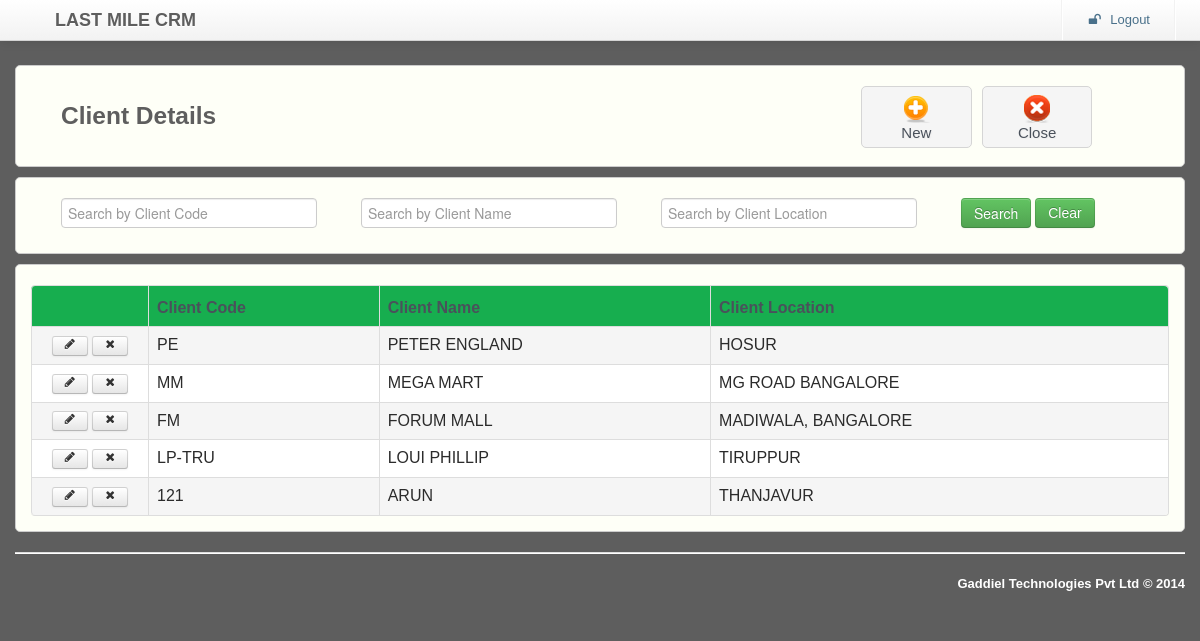
Screenshot of /transaction/client/clientDetails.php with the database file from the repository.
### tables this page shows
CREATE TABLE IF NOT EXISTS `CLIENT_DETAILS` (
  `CREATED_BY` varchar(60) NOT NULL DEFAULT '-1',
  `CREATED_DATE` date NOT NULL DEFAULT '0000-00-00',
  `LAST_UPDATE_BY` varchar(60) NOT NULL DEFAULT '-1',
  `LAST_UPDATE_DATE` timestamp NOT NULL DEFAULT CURRENT_TIMESTAMP ON UPDATE CURRENT_TIMESTAMP,
  `ID` int(10) NOT NULL AUTO_INCREMENT,
  `CLIENT_CODE` varchar(10) NOT NULL,
  `CLIENT_NAME` varchar(240) NOT NULL,
  `CLIENT_EMAIL_ID` varchar(240) NOT NULL,
  `CLIENT_CLASSIFICATION_ID` int(10) NOT NULL,
  `CLIENT_LOC` varchar(240) NOT NULL,
  `CLIENT_LOC_LNG` double(10,6) DEFAULT NULL,
  `CLIENT_LOC_LAT` double(10,6) DEFAULT NULL,
  `SWLAT` double(10,6) NOT NULL,
  `SWLNG` double(10,6) NOT NULL,
  `NELAT` double(10,6) NOT NULL,
  `NELNG` double(10,6) NOT NULL,
  `MAXLAT` double(10,6) NOT NULL,
  `MINLAT` double(10,6) NOT NULL,
  `MAXLON` double(10,6) NOT NULL,
  `MINLON` double(10,6) NOT NULL,
  `RANGE_IN_MTS` int(10) NOT NULL,
  `VISIT_SCH_PERIOD_ID` int(10) NOT NULL,
  `VISIT_COUNT` int(2) NOT NULL,
  PRIMARY KEY (`ID`),
  KEY `XFK_CLIENT_CLASFN_ID` (`CLIENT_CLASSIFICATION_ID`),
  KEY `XFK_VISIT_SCH_PERIOD_ID` (`VISIT_SCH_PERIOD_ID`)
);

### transaction/client/clientDetails.php (the view, shortened to what this page needs)
<html lang="en"><head><meta http-equiv="Content-Type" content="text/html; charset=UTF-8">
    <link rel="stylesheet" type="text/css" href="../../resources/css/bootstrap.min.css" >
    <link rel="stylesheet" type="text/css" href="../../resources/css/bootstrap-responsive.min.css" >
    <link rel="stylesheet" type="text/css" href="../../resources/css/alveolae.css">
    <link rel="stylesheet" type="text/css" href="../../resources/css/font-awesome.css">
    <link rel="stylesheet" type="text/css" href="../../resources/css/footable.core.css?v=2-0-1">
    <link rel="stylesheet" type="text/css" href="../../resources/css/footable-demos.css">
</head>
<body>
	 <?php include($_SERVER['DOCUMENT_ROOT'].'/lastMileCRM/header.php'); ?>
	<form action="" method="POST" name="forms">
	<div id="main-content">
		<div class="container">
			<div class="row">
			   <div class="span12 desktop">
				 <div class="widget">
					<div class="widget-content ">
						<div class="span8"><h3>Client Details</h3></div>
						<div class="span3">
							<div class="box-holder">
                                 <a href="addClientDetails.php" onClick="newPage()">
                                 <div class="box"><img src="../../resources/images/e-add.png"/></br>New</div></a>
                            </div>
							 <div class="box-holder">
							   <a href="../transaction.php">
							   <div class="box"><img src="../../resources/images/e-close.png"/></br>Close</div></a>
                             </div>
						</div>
					</div>
				</div>
			 </div>
					<div class="span12">
					    <div class="widget">
						<div class="widget-content">
							<div class="span3"><input type="text" class="span3" placeholder="Search by Client Code"  id="ClientCode" autofocus name="ClientCode"/></div>
							<div class="span3"><input type="text" class="span3" placeholder="Search by Client Name" id="ClientName" name="ClientName"/></div>
                             <div class="span3"><input type="text" class="span3" placeholder="Search by Client Location"  id="ClientLocation" name="ClientLocation"/></div>
							<div class="span2"><input type="submit" class="btn btn-success " onClick="searchvalue()" value="Search"> <a href="#" class="btn btn-success " onClick="clearvalue()">Clear</a></div>
						</div>
					   </div>
			  </div>
				<div class="span12">
					<div class="widget-content">
						<div class="tab-content">
							<div class="tab-pane active" id="demo">
							<table class="table demo table-bordered " data-filter="#filter" data-page-size="5"
							       data-page-previous-text="prev" data-page-next-text="next">
								<thead>
									   <tr class="widget-header">
										<th></th>
										<th data-toggle="true">Client Code</th>
										<th>Client Name</th>
										<th data-hide="phone,tablet">Client Location</th>
									</tr>
								</thead>
								<tbody id="gridvaluediv" class="mytable1">
								 <?php
									$pdo = Database::connect();
									$pdo->setAttribute(PDO::ATTR_ERRMODE, PDO::ERRMODE_EXCEPTION);
									 $result = $pdo->prepare("select  clt.ID ID,clt.CLIENT_CODE CLIENT_CODE, clt.CLIENT_NAME CLIENT_NAME, clfn.DESCRIPTION DESCRIPTION, clt.CLIENT_LOC CLIENT_LOC									 FROM   CLIENT_CLASSIFICATION clfn,
									 CLIENT_DETAILS clt
									 WHERE  clt.CLIENT_CLASSIFICATION_ID = clfn.ID ORDER BY clt.ID DESC");
		                            $result->execute();
		                            for($i=0; $row = $result->fetch(); $i++){
			 				      ?>
									<tr Style="cursor:pointer;" id="views">
                                    <td class="actions">
											<a href="editClientDetails.php?id=<?php echo $row['ID']; ?>" class="btn btn-small "><i class="icon-pencil"></i></a>
											<a href="deleteClientDetails.php?id=<?php echo $row['ID']; ?>" class="btn btn-small" onclick="return confirm('Are you sure?')" ><i class="icon-remove"></i></a>
										</td>
										<td><?php echo  $row['CLIENT_CODE'];?></td>
										<td><?php echo  $row['CLIENT_NAME'];?></td>
										<td><?php echo  $row['CLIENT_LOC'];?></td>
									</tr>
									 <?php } ?>
								</tbody>
							</table>
							</div>
						</div>
					</div>
				</div>
			</div>
				 <?php include($_SERVER['DOCUMENT_ROOT'].'/lastMileCRM/footer.php'); ?>
		</div>
	</div>
	</form>
</body>
</html>

### resources/css/alveolae.css (style rules this page uses)
body { background-color: #5e5e5e; font-family: 'Asap', sans-serif; }
h3 { margin-bottom: 15px; font-weight: 700; color: #5e5e5e; }
#main-content { padding-top: 60px; }
label, input, button, select, textarea { cursor: default; }
.box-holder { width: 25%; display: table-cell; }
.box-holder a { text-decoration: none; }
.box { height: 50px; padding: 5px; margin-right: 10px; font-size: 15px; text-align: center; color: #4A515B; background: #F5F5F5; border: 1px solid #D5D5D5; border-radius: 5px; text-shadow: 1px 1px 1px #EDEDED; }
.widget { clear: both; width: auto; position: relative; margin-bottom: 10px; }
.widget-header { position: relative; height: 40px; background: #17ae4f; border: 1px solid #CCCCCC; -webkit-border-top-left-radius: 5px; -webkit-border-top-right-radius: 5px; -moz-border-radius-topleft: 5px; -moz-border-radius-topright: 5px; border-top-left-radius: 5px; border-top-right-radius: 5px; }
.widget-content { padding: 20px 15px 15px; background: #fefff7; border: 1px solid #CCCCCC; -moz-border-radius: 5px; -webkit-border-radius: 5px; border-radius: 5px; }
.widget-content:before, .widget-content:after { content:""; display:table; clear:both; }
.table th { text-align: left; color: #4A515B; }
.table .actions { width: 100px; text-align: center; }
.table { display: table; margin: 0 auto; }
.desktop { display:block; }

### resources/css/footable.core.css (style rules this page uses)
.footable { width: 100%; }
.footable > thead > tr > th { -webkit-touch-callout: none; -webkit-user-select: none; -khtml-user-select: none; -moz-user-select: -moz-none; -ms-user-select: none; user-select: none; }

### resources/css/footable-demos.css (style rules this page uses)
body { color:#2B2B2B; font-family: 'trebuchet MS' , 'Lucida sans' , Arial; }

### transaction/client/clientDetails.php (style rules this page uses)
.oddtr { background-color:#FFFFFF; }
.eventr { background-color:#F5F5F5; }

### rows the page displays
client_details: CLIENT_CODE "PE", CLIENT_NAME "PETER ENGLAND", CLIENT_LOC "HOSUR"
client_details: CLIENT_CODE "MM", CLIENT_NAME "MEGA MART", CLIENT_LOC "MG ROAD BANGALORE"
client_details: CLIENT_CODE "FM", CLIENT_NAME "FORUM MALL", CLIENT_LOC "MADIWALA, BANGALORE"
client_details: CLIENT_CODE "LP-TRU", CLIENT_NAME "LOUI PHILLIP", CLIENT_LOC "TIRUPPUR"
client_details: CLIENT_CODE "121", CLIENT_NAME "ARUN", CLIENT_LOC "THANJAVUR"
